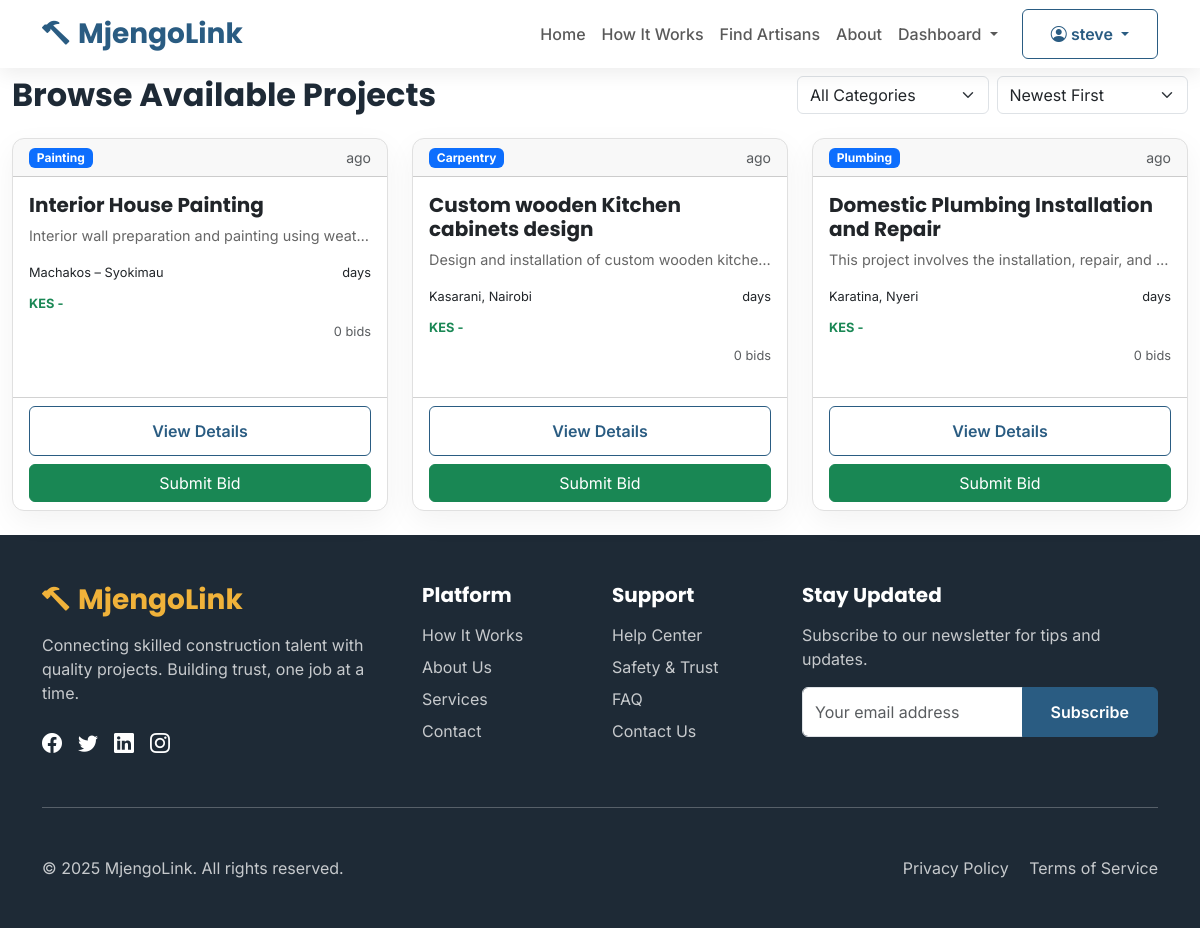
Screenshot of /projects/browse/ (signed in) with the database file from the repository.
### projects/models.py (models this page shows, shortened)
class Project(models.Model):
    CATEGORY_CHOICES = [
        ('plumbing', 'Plumbing'),
        ('electrical', 'Electrical'),
        ('masonry', 'Masonry'),
        ('carpentry', 'Carpentry'),
        ('painting', 'Painting'),
        ('welding', 'Welding'),
        ('roofing', 'Roofing'),
        ('tiling', 'Tiling'),
        ('landscaping', 'Landscaping'),
        ('interior_design', 'Interior Design'),
        ('plastering', 'Plastering'),
        ('metalwork', 'Metalwork'),
        ('glass_work', 'Glass Work'),
        ('flooring', 'Flooring'),
        ('fencing', 'Fencing'),
        ('renovation', 'Renovation'),
        ('new_construction', 'New Construction'),
        ('maintenance', 'Maintenance'),
        ('other', 'Other'),
    ]
    STATUS_CHOICES = [
        ('draft', 'Draft'),
        ('posted', 'Posted - Accepting Bids'),
        ('bidding_closed', 'Bidding Closed'),
        ('assigned', 'Assigned to Artisan'),
        ('in_progress', 'In Progress'),
        ('on_hold', 'On Hold'),
        ('completed', 'Completed'),
        ('cancelled', 'Cancelled'),
        ('disputed', 'Disputed'),
    ]
    URGENCY_CHOICES = [
        ('low', 'Low - Within 1 month'),
        ('medium', 'Medium - Within 2 weeks'),
        ('high', 'High - Within 1 week'),
        ('urgent', 'Urgent - Within 3 days'),
    ]
    homeowner = models.ForeignKey(User, on_delete=models.CASCADE, related_name='projects', null=True, blank=True)
    title = models.CharField(max_length=200)
    description = models.TextField()
    category = models.CharField(max_length=50, choices=CATEGORY_CHOICES)
    location = models.CharField(max_length=200)
    exact_address = models.TextField(blank=True)
    budget_min = models.DecimalField(max_digits=10, decimal_places=2, validators=[MinValueValidator(Decimal('0.01'))])
    budget_max = models.DecimalField(max_digits=10, decimal_places=2, validators=[MinValueValidator(Decimal('0.01'))])
    preferred_timeline = models.CharField(max_length=100, help_text="e.g., 2 weeks, 1 month")
    urgency = models.CharField(max_length=20, choices=URGENCY_CHOICES, default='medium')
    status = models.CharField(max_length=20, choices=STATUS_CHOICES, default='draft')
    area_size = models.CharField(max_length=100, blank=True, help_text="e.g., 100 sq ft, 3 bedrooms")
    materials_provided = models.BooleanField(default=False)
    special_requirements = models.TextField(blank=True)
    posted_at = models.DateTimeField(auto_now_add=True)
    bidding_deadline = models.DateTimeField(null=True, blank=True)
    assigned_at = models.DateTimeField(null=True, blank=True)
    started_at = models.DateTimeField(null=True, blank=True)
    completed_at = models.DateTimeField(null=True, blank=True)
    updated_at = models.DateTimeField(auto_now=True)
    assigned_to = models.ForeignKey(User, on_delete=models.SET_NULL, null=True, blank=True,
                                    related_name='assigned_projects')
    final_price = models.DecimalField(max_digits=10, decimal_places=2, null=True, blank=True)
    final_timeline = models.CharField(max_length=100, blank=True)
    view_count = models.IntegerField(default=0)
    bid_count = models.IntegerField(default=0)
    class Meta:
        ordering = ['-posted_at']
        indexes = [
            models.Index(fields=['status', 'category']),
            models.Index(fields=['homeowner', 'status']),
        ]

### projects/views.py (the view, shortened to what this page needs)
# urls.py: path('browse/', views.BrowseProjectsView.as_view(), name='browse'),
class BrowseProjectsView(ListView):
    model = Project
    template_name = 'projects/browse.html'
    context_object_name = 'projects'
    paginate_by = 15
    def get_queryset(self):
        queryset = Project.objects.filter(status='posted').select_related('homeowner')
        filters = Q()
        category = self.request.GET.get('category')
        if category and category != 'all':
            filters &= Q(category=category)
        location = self.request.GET.get('location')
        if location:
            filters &= Q(location__icontains=location)
        min_budget = self.request.GET.get('min_budget')
        max_budget = self.request.GET.get('max_budget')
        if min_budget:
            try:
                filters &= Q(budget_min__gte=Decimal(min_budget))
            except:
                pass
        if max_budget:
            try:
                filters &= Q(budget_max__lte=Decimal(max_budget))
            except:
                pass
        urgency = self.request.GET.get('urgency')
        if urgency and urgency != 'all':
            filters &= Q(urgency=urgency)
        timeline = self.request.GET.get('timeline')
        queryset = queryset.filter(filters)
        sort_by = self.request.GET.get('sort_by', 'newest')
        if sort_by == 'newest':
            queryset = queryset.order_by('-posted_at')
        elif sort_by == 'budget_low':
            queryset = queryset.order_by('budget_min')
        elif sort_by == 'budget_high':
            queryset = queryset.order_by('-budget_max')
        elif sort_by == 'deadline':
            queryset = queryset.order_by('bidding_deadline')
        elif sort_by == 'urgency':
            urgency_order = {'urgent': 0, 'high': 1, 'medium': 2, 'low': 3}
            queryset = sorted(queryset, key=lambda p: urgency_order.get(p.urgency, 4))
        return queryset
    def get_context_data(self, **kwargs):
        context = super().get_context_data(**kwargs)
        context['locations'] = Project.objects.filter(status='posted').values_list(
            'location', flat=True
        ).distinct().order_by('location')
        context['category_counts'] = Project.objects.filter(status='posted').values(
            'category'
        ).annotate(count=Count('category')).order_by('-count')
        context['current_filters'] = {
            'category': self.request.GET.get('category', 'all'),
            'location': self.request.GET.get('location', ''),
            'min_budget': self.request.GET.get('min_budget', ''),
            'max_budget': self.request.GET.get('max_budget', ''),
            'urgency': self.request.GET.get('urgency', 'all'),
            'timeline': self.request.GET.get('timeline', ''),
            'sort_by': self.request.GET.get('sort_by', 'newest'),
        }
        return context

### core/context_processors/admin_counts.py (called while the page is built, shortened)
def admin_counts(request):
    return {}

### templates/projects/browse.html (shortened to what this page needs)
{% extends 'projects/project_dashboard.html' %}
{% load static %}
{% block content %}
<div class="container-fluid">
    <div class="d-flex justify-content-between align-items-center mb-4">
        <h2 class="mb-0">Browse Available Projects</h2>
        <div class="filters">
            <form method="get" class="d-flex gap-2">
                <select name="category" class="form-select" onchange="this.form.submit()">
                    <option value="">All Categories</option>
                </select>
                <select name="sort" class="form-select" onchange="this.form.submit()">
                    <option value="newest" {% if request.GET.sort == 'newest' %}selected{% endif %}>Newest First</option>
                </select>
            </form>
        </div>
    </div>
    {% if page_obj %}
    <div class="row">
        {% for project in page_obj %}
        <div class="col-md-6 col-lg-4 mb-4">
            <div class="card h-100 project-card">
                <div class="card-header d-flex justify-content-between align-items-center">
                    <span class="badge bg-primary">{{ project.get_category_display }}</span>
                    <small class="text-muted">{{ project.created_at|timesince }} ago</small>
                </div>
                <div class="card-body">
                    <h5 class="card-title">{{ project.title }}</h5>
                    <p class="card-text text-truncate" style="max-height: 60px;">{{ project.description }}</p>
                    <div class="project-meta mb-3">
                        <div class="d-flex justify-content-between mb-2">
                            <small> {{ project.location }}</small>
                            <small> {{ project.timeline_days }} days</small>
                        </div>
                        <div class="budget-range mb-2">
                            <small class="text-success fw-bold">
                                KES {{ project.budget_range_min|floatformat:0 }} - {{ project.budget_range_max|floatformat:0 }}
                            </small>
                        </div>
                        <div class="d-flex justify-content-between align-items-center">
                            <small class="text-muted">
                                 {{ project.bids.count }} bids
                            </small>
                        </div>
                    </div>
                </div>
                <div class="card-footer bg-transparent">
                    <div class="d-grid gap-2">
                        <a href="{% url 'projects:detail' project.id %}" class="btn btn-outline-primary">
                             View Details
                        </a>
                        {% if project.has_bid_from_user %}
                            <button class="btn btn-secondary" disabled>
                                <i class="fas fa-check-circle"></i> Bid Submitted
                            </button>
                        {% else %}
                            <a href="{% url 'projects:bid_create' project.id %}" class="btn btn-success">
                                 Submit Bid
                            </a>
                        {% endif %}
                    </div>
                </div>
            </div>
        </div>
        {% endfor %}
    </div>
    {% endif %}
</div>
{% endblock %}

### templates/includes/navbar.html (shortened to what this page needs)
<nav class="navbar navbar-expand-lg navbar-light fixed-top">
    <div class="container">
        <a class="navbar-brand fw-bold fs-3 text-mjengo-primary" href="{% url 'home' %}">
            <i class="bi bi-hammer me-2"></i>MjengoLink
        </a>
        <div class="collapse navbar-collapse" id="navbarNav">
            <ul class="navbar-nav ms-auto mb-2 mb-lg-0">
                <li class="nav-item"><a class="nav-link fw-medium" href="{% url 'core:home' %}">Home</a></li>
                <li class="nav-item"><a class="nav-link fw-medium" href="{% url 'core:how-it-works' %}">How It Works</a></li>
                <li class="nav-item"><a class="nav-link fw-medium" href="{% url 'projects:browse' %}">Find Artisans</a></li>
                <li class="nav-item"><a class="nav-link fw-medium" href="{% url 'core:about' %}">About</a></li>
                {% if user.is_authenticated %}
                <li class="nav-item dropdown">
                    <a class="nav-link dropdown-toggle fw-medium" href="#" role="button" data-bs-toggle="dropdown">
                        Dashboard
                    </a>
                </li>
                {% endif %}
            </ul>
            <div class="d-flex ms-lg-3">
                {% if user.is_authenticated %}
                    <div class="dropdown">
                        <button class="btn btn-outline-primary dropdown-toggle" type="button"
                                data-bs-toggle="dropdown">
                            <i class="bi bi-person-circle"></i> {{ user.username }}
                        </button>
                    </div>
                {% else %}
                    <a href="{% url 'users:login' %}" class="btn btn-outline-primary me-2">Log In</a>
                    <a href="{% url 'users:register' %}" class="btn btn-primary">Sign Up Free</a>
                {% endif %}
            </div>
        </div>
    </div>
</nav>

### static/css/style.css (style rules this page uses)
:root { --mjengo-primary: #2A5C82; --mjengo-secondary: #F0B23A; --mjengo-accent: #34A853; --mjengo-light: #F8F9FA; --mjengo-dark: #1E2A36; --mjengo-gray: #6C757D; }
body { font-family: 'Inter', sans-serif; color: var(--mjengo-dark); padding-top: 76px; overflow-x: hidden; min-height: 100vh; display: flex; flex-direction: column; }
h1, h2, h3, h4, h5, .navbar-brand { font-family: 'Poppins', sans-serif; font-weight: 700; }
.text-mjengo-primary { color: var(--mjengo-primary) !important; }
.btn-outline-primary { color: var(--mjengo-primary); border-color: var(--mjengo-primary); padding: 0.75rem 1.75rem; font-weight: 600; transition: all 0.3s ease; }
.navbar { box-shadow: 0 5px 20px rgba(0, 0, 0, 0.08); background-color: rgba(255, 255, 255, 0.95) !important; backdrop-filter: blur(10px); transition: all 0.3s ease; }
.card { border: none; border-radius: 16px; box-shadow: 0 10px 30px rgba(0, 0, 0, 0.05); transition: all 0.4s ease; height: 100%; overflow: hidden; position: relative; z-index: 1; }
.card::before { content: ''; position: absolute; top: 0; left: 0; right: 0; height: 5px; background: linear-gradient(90deg, var(--mjengo-primary), var(--mjengo-secondary)); z-index: 2; transform: scaleX(0); transform-origin: left; transition: transform 0.5s ease; }
.project-card { border: 1px solid #eee; border-radius: 12px; transition: all 0.3s ease; }

### templates/projects/browse.html (style rules this page uses)
.project-card { transition: transform 0.2s, box-shadow 0.2s; border: 1px solid #e0e0e0; }
.card-text { color: #666; font-size: 0.9rem; }
.project-meta small { font-size: 0.8rem; }

### rows the page displays
Project: category "Painting", title "Interior House Painting", description "Interior wall preparation and painting using weat…", location "Machakos – Syokimau", bids.count "0"
Project: category "Carpentry", title "Custom wooden Kitchen cabinets design", description "Design and installation of custom wooden kitche…", location "Kasarani, Nairobi", bids.count "0"
Project: category "Plumbing", title "Domestic Plumbing Installation and Repair", description "This project involves the installation, repair, and…", location "Karatina, Nyeri", bids.count "0"

### other values shown
{{ user.username }} "steve"
